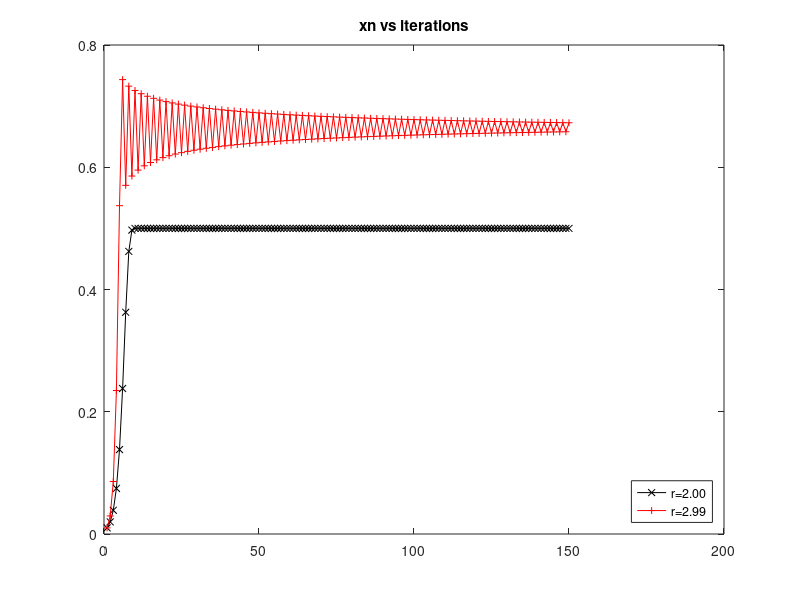

The MATLAB source for this figure: (Note: this script raises an error after producing the figure.)
clear;  
%clear out any previous definitions
data=load('log_map150.txt');
N=150;
%import the data

f=figure;
%create a figure called f.

hold all
%the flag hold means we are going to add data to the plot, rather than replace data.  
% this is not necessary for this example, but may be needed when combining data.

set(f,'Visible','on');
%the chart will pop up if 'on' is selected.  You can use 'off' as well


%plot(data(1:N,2),data(1:N,3),'o-','MarkerSize',5,'color','blue');
plot(data(N+1:2*N,2),data(N+1:2*N,3),'x-','MarkerSize',5,'color','black');
plot(data(2*N+1:3*N,2),data(2*N+1:3*N,3),'-+','MarkerSize',5,'color','red');
% This is the actual plot.  Only the first two aruments are required, the others optional.
% '.' refers to the plot markers being points.  You can use '+', for example.
% 'MarkerSize',1 choses the size of the plot markers
% 'color','black' choses the color.  

title('xn vs iterations');
%writes to the top of the plot
legend('r=2.00','r=2.99','Location','southeast')
box on
%puts a box all around the plot (instead of just x-y axes)

ax=gca;
% gca means "get current axes".  If you wnat to modify the axes, this is how.

ax.FontSize=12;
%sets the font size for the axes

xlabel('iterations');
ylabel('x_n');
%labels the axes 

saveas(gcf,'logistic_map150','epsc');
%prints the figure to an eps file.  You should usually use eps instead of pdf if possible. 

hold off
